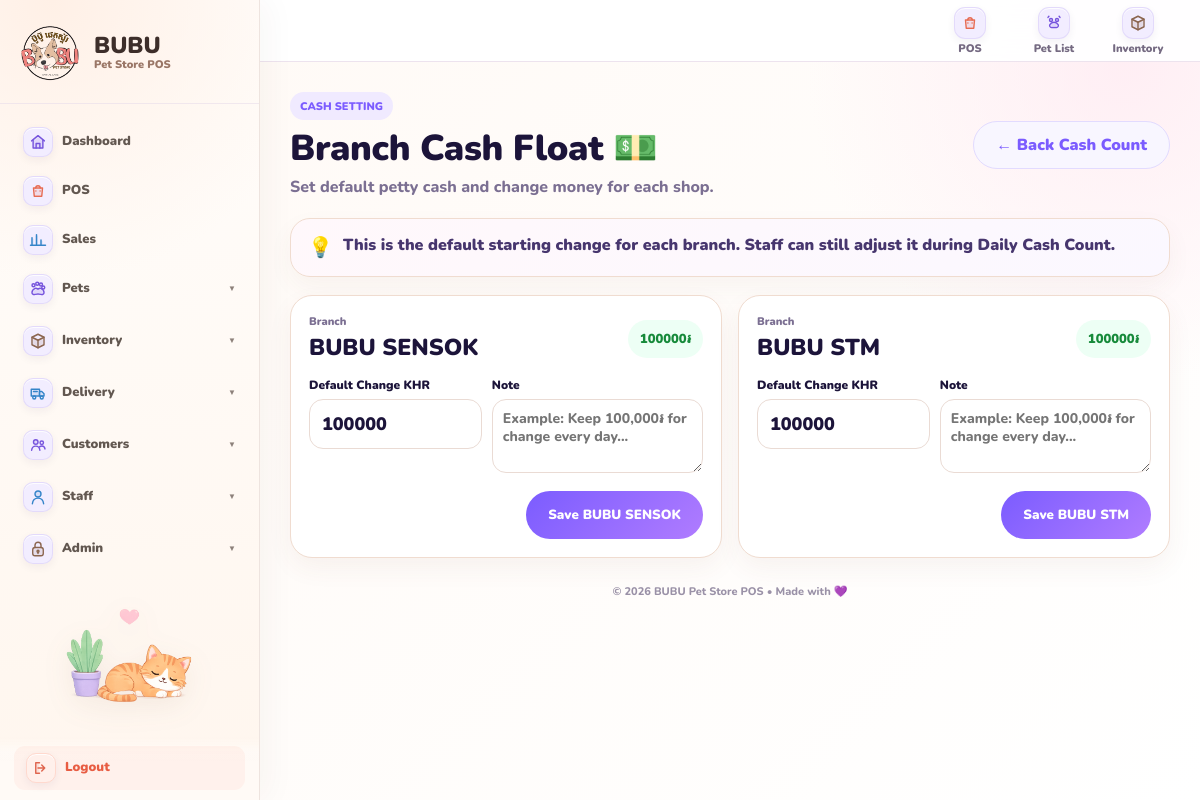
The app's page /pos/settings/cash-float/ (signed in) with its own data.
### pos/models.py (models this page shows, shortened)
class BranchCashFloat(models.Model):
    branch = models.OneToOneField(
        Branch,
        on_delete=models.CASCADE,
        related_name="cash_float",
    )
    default_change_khr = models.DecimalField(
        max_digits=14,
        decimal_places=0,
        default=100000,
    )
    note = models.TextField(
        blank=True,
        default="",
    )
    updated_by = models.ForeignKey(
        "auth.User",
        on_delete=models.SET_NULL,
        null=True,
        blank=True,
        related_name="updated_branch_cash_floats",
    )
    updated_at = models.DateTimeField(auto_now=True)
    class Meta:
        ordering = ["branch__name"]

### inventory/models.py (models this page shows, shortened)
class Branch(models.Model):
    name = models.CharField(max_length=100, unique=True)
    is_active = models.BooleanField(default=True)
    payment_qr_image = models.ImageField(
        upload_to="branch_payment_qr/",
        blank=True,
        null=True,
        help_text="Upload the payment QR image used by this branch.",
    )
    payment_qr_label = models.CharField(
        max_length=100,
        blank=True,
        default="Scan to pay",
        help_text="Text shown below the QR on the customer display.",
    )
    payment_qr_updated_at = models.DateTimeField(
        null=True,
        blank=True,
    )
    customer_display_payment_event_id = models.PositiveBigIntegerField(
        default=0,
    )
    customer_display_payment_amount = models.DecimalField(
        max_digits=12,
        decimal_places=2,
        default=0,
    )
    customer_display_payment_at = models.DateTimeField(
        null=True,
        blank=True,
    )
    latitude = models.DecimalField(
        max_digits=10,
        decimal_places=7,
        null=True,
        blank=True,
        help_text="Branch GPS latitude.",
    )
    longitude = models.DecimalField(
        max_digits=10,
        decimal_places=7,
        null=True,
        blank=True,
        help_text="Branch GPS longitude.",
    )
    allowed_radius_meters = models.PositiveIntegerField(
        default=150,
        help_text="Allowed distance from branch for attendance scan.",
    )

### pos/views.py (the view, shortened to what this page needs)
@login_required
def branch_cash_float_settings(request):
    current_branch = get_pos_branch(request)
    if not current_branch:
        messages.error(
            request,
            "No branch assigned. Please ask admin to set your shop.",
        )
        return redirect("pos")
    if request.user.is_superuser:
        branches = Branch.objects.filter(is_active=True).order_by("name")
    else:
        branches = Branch.objects.filter(id=current_branch.id)
    for branch in branches:
        BranchCashFloat.objects.get_or_create(
            branch=branch,
            defaults={
                "default_change_khr": Decimal("100000"),
            },
        )
    cash_floats = (
        BranchCashFloat.objects
        .select_related("branch", "updated_by")
        .filter(branch__in=branches)
        .order_by("branch__name")
    )
    return render(request, "pos/branch_cash_float_settings.html", {
        "cash_floats": cash_floats,
        "branches": branches,
        "current_branch": current_branch,
    })

### pos/views.py (called while the page is built)
def get_user_branch(user):
    profile = getattr(user, "staff_profile", None)
    if profile and profile.branch_id:
        return profile.branch
    return None

def get_pos_branch(request):
    if request.user.is_superuser:
        branch_id = request.session.get("pos_branch_id")
        if branch_id:
            branch = Branch.objects.filter(
                id=branch_id,
                is_active=True,
            ).first()
            if branch:
                return branch
    user_branch = get_user_branch(request.user)
    if user_branch:
        return user_branch
    return Branch.objects.filter(is_active=True).order_by("id").first()

### templates/pos/branch_cash_float_settings.html (shortened to what this page needs)
{% extends "base.html" %}
{% block content %}
<div class="float-page">
    <div class="float-head">
        <div>
            <span class="page-kicker">CASH SETTING</span>
            <h1>Branch Cash Float 💵</h1>
            <p>Set default petty cash and change money for each shop.</p>
        </div>
        <a href="{% url 'cash_count_dashboard' %}" class="btn-soft">← Back Cash Count</a>
    </div>
    <div class="float-info">
        <span>💡</span>
        <p>
            This is the default starting change for each branch.
            Staff can still adjust it during Daily Cash Count.
        </p>
    </div>
    <div class="float-grid">
        {% for cash_float in cash_floats %}
            <form method="post" class="float-card">
                <div class="float-card-head">
                    <div>
                        <small>Branch</small>
                        <h2>{{ cash_float.branch.name }}</h2>
                    </div>
                    <span class="current-chip">
                        {{ cash_float.default_change_khr|floatformat:0 }}៛
                    </span>
                </div>
                <div class="form-grid">
                    <div class="form-row">
                        <label>Default Change KHR</label>
                        <input
                            type="number"
                            step="1"
                            inputmode="numeric"
                            name="default_change_khr"
                            value="{{ cash_float.default_change_khr|floatformat:0 }}"
                        >
                    </div>
                    <div class="form-row note-row">
                        <label>Note</label>
                        <textarea
                            name="note"
                            placeholder="Example: Keep 100,000៛ for change every day..."
                        >{{ cash_float.note }}</textarea>
                    </div>
                </div>
                <div class="save-row">
                    <button type="submit" class="btn-main">Save {{ cash_float.branch.name }}</button>
                </div>
            </form>
        {% empty %}
            <div class="float-card empty-card">
                <div>🏪</div>
                <h2>No branch found</h2>
                <p>Please create a branch first.</p>
            </div>
        {% endfor %}
    </div>
</div>
{% endblock %}

### templates/base.html (style rules this page uses)
:root { --ink:#17152f; --muted:#7b7288; --purple:#8e63ff; --purple-dark:#7047db; --purple-soft:#f3edff; --orange:#ff8464; --green:#25b982; --cream:#fffaf6; --surface:#ffffff; --line:#eadfec; --warm-line:#f2ded1; --sidebar-width:260px; }
* { box-sizing:border-box }
html { width:100%; min-height:100%; scroll-behavior:smooth; -webkit-text-size-adjust:100%; }
body { width:100%; min-height:100%; margin:0; overflow-x:hidden; color:var(--ink); background:var(--cream); font-family:'Nunito',sans-serif; }
a { color:inherit; text-decoration:none; }
button, input, select, textarea { font-family:'Nunito',sans-serif; }
button { touch-action:manipulation }
h1 { margin:0 0 6px; color:var(--ink); font-size:32px; line-height:1.15; letter-spacing:-.35px; font-weight:1000; }
.search-input, input, select, textarea { max-width:100%; border:1.5px solid var(--line); border-radius:13px; padding:10px 12px; color:var(--ink); background:white; font-size:15px; line-height:1.25; font-weight:800; outline:none; }
input, select { min-height:42px; }
textarea { min-height:88px; resize:vertical; }
.btn, button { min-height:42px; padding:0 16px; border:0; border-radius:13px; display:inline-flex; align-items:center; justify-content:center; gap:6px; font-weight:1000; text-align:center; cursor:pointer; transition:.16s ease; }

### templates/pos/branch_cash_float_settings.html (style rules this page uses)
* { box-sizing:border-box }
a { text-decoration:none }
.float-page { max-width:1100px; margin:0 auto; }
.float-head { display:flex; align-items:center; justify-content:space-between; gap:16px; margin-bottom:20px; }
.page-kicker { display:inline-flex; min-height:28px; padding:0 10px; align-items:center; border-radius:999px; color:#7b5cff; background:#f0eaff; font-size:11px; font-weight:1000; }
.float-head h1 { margin:8px 0 0; color:#1c143a; font-size:36px; font-weight:900; }
.float-head p { margin:7px 0 0; color:#7b6f92; font-weight:800; }
.btn-main, .btn-soft { min-height:48px; padding:0 22px; border:0; border-radius:999px; display:inline-flex; align-items:center; justify-content:center; font-weight:900; cursor:pointer; }
.btn-main { color:white; background:linear-gradient(135deg,#7b5cff,#b07cff); }
.btn-soft { color:#7b5cff; background:#f8f6ff; border:1.5px solid #e2dbff; }
.float-info { margin-bottom:18px; padding:15px 17px; border:1px solid #f0dcd0; border-radius:20px; display:flex; align-items:flex-start; gap:10px; color:#47366e; background:linear-gradient(135deg,#fff8fb,#fbf8ff); box-shadow:0 10px 24px rgba(111,75,50,.05); }
.float-info span { font-size:20px; }
.float-info p { margin:0; font-weight:900; line-height:1.45; }
.float-grid { display:grid; grid-template-columns:repeat(2,minmax(0,1fr)); gap:16px; }
.float-card { min-width:0; padding:18px; border:1px solid #f0dcd0; border-radius:22px; background:white; box-shadow:0 10px 26px rgba(111,75,50,.06); }
.float-card-head { display:flex; align-items:center; justify-content:space-between; gap:10px; }
.float-card-head small { display:block; margin-bottom:3px; color:#7b6f92; font-size:11px; font-weight:900; }
.float-card h2 { margin:0; color:#1c143a; font-size:23px; font-weight:900; }
.current-chip { min-height:38px; padding:0 12px; border-radius:999px; display:flex; align-items:center; color:#168a3a; background:#edfff5; font-size:13px; font-weight:900; white-space:nowrap; }
.form-grid { display:grid; grid-template-columns:.9fr 1.1fr; gap:10px; margin-top:14px; }
.form-row label { display:block; margin-bottom:6px; color:#1c143a; font-size:12px; font-weight:900; }
.form-row input, .form-row textarea { width:100%; border:1.5px solid #eadbd4; border-radius:14px; color:#1c143a; background:white; font-weight:900; outline:none; }
.form-row input { height:50px; padding:0 12px; font-size:18px; }
.form-row textarea { min-height:74px; padding:10px; resize:vertical; font-size:14px; font-weight:800; }
.save-row { margin-top:12px; display:flex; justify-content:flex-end; }

### records on screen
BranchCashFloat: branch.name "BUBU SENSOK", default_change_khr "100000"
BranchCashFloat: branch.name "BUBU STM", default_change_khr "100000"
